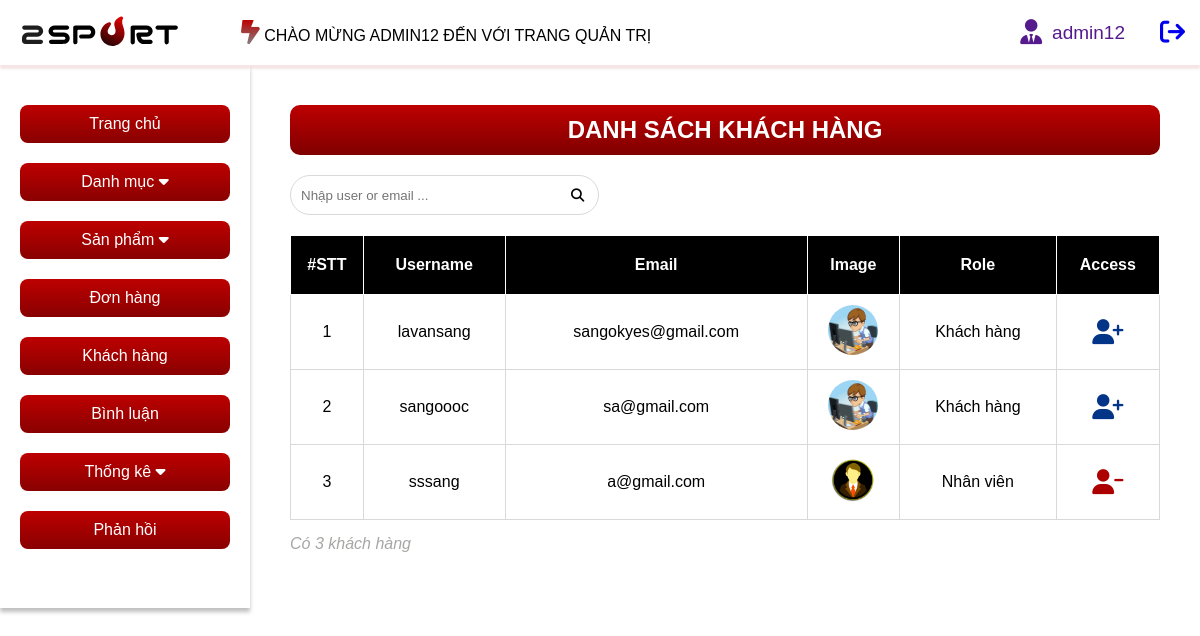
The page /admin/index.php?act=khachhang (signed in) on the database as committed earlier.
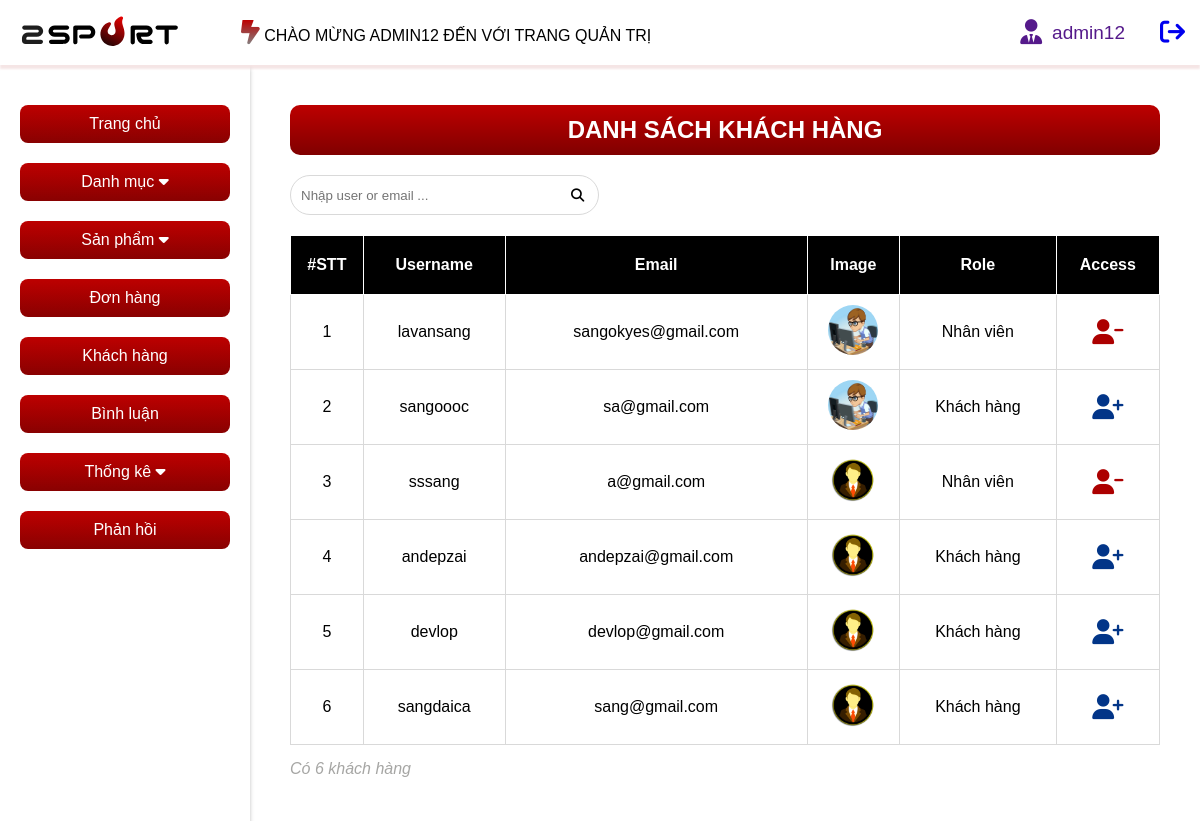
The same page on the database as committed later.
### tables this page shows
CREATE TABLE `account` (
  `id` int(11) NOT NULL,
  `username` varchar(50) NOT NULL,
  `password` varchar(50) NOT NULL,
  `email` varchar(255) NOT NULL,
  `img` varchar(255) NOT NULL DEFAULT 'anh-user.webp',
  `role` int(1) NOT NULL DEFAULT 0
);

### model/pdo.php (called while the page is built, shortened)
<?php
function pdo_get_connection(){
    $servername = "localhost";
    $username = "root";
    $password = "";
    try {
        $conn = new PDO("mysql:host=$servername;dbname=duan1", $username, $password);
        $conn->setAttribute(PDO::ATTR_ERRMODE, PDO::ERRMODE_EXCEPTION);
        return $conn;
    } catch(PDOException $e) {
        echo "Connection failed: " . $e->getMessage();
    }
}
function pdo_query($sql){
    $sql_args=array_slice(func_get_args(),1);
    try{
        $conn=pdo_get_connection();
        $stmt=$conn->prepare($sql);
        $stmt->execute($sql_args);
        $rows=$stmt->fetchAll();
        return $rows;
    }
    catch(PDOException $e){
        throw $e;
    }
    finally{
        unset($conn);
    }
}
?>

### model/taikhoan.php (called while the page is built, shortened)
<?php
    function list_kh(){
        $sql ="SELECT * FROM account where role = 1 or role = 0";
        $dskh=pdo_query($sql);
        return $dskh;
    }
?>

### admin/khachhang/list.php (the view)
<?php
    if (isset($_SESSION['login'])) {
        if ($_SESSION['login']['role']=='2') {
?>
<main class="container">
        <?php include "boxleft.php" ?>
        <article>
            <div class="tilte-ds">
                <h2>DANH SÁCH KHÁCH HÀNG</h2>
            </div>
            <form class="form-search" action="" method="post">
                <div class="search-wp">
                    <input class="input-search" type="search" name="keyword" required placeholder="Nhập user or email ...">
                    <button type="submit" name="searchkh" class="btn-search"><i class="fa fa-search"></i></button>
                </div>
            </form>
            <table>
                <thead>
                    <tr>
                        <th>#STT</th>
                        <th>Username</th>
                        <th>Email</th>
                        <th>Image</th>
                        <th>Role</th>
                        <th>Access</th>
                    </tr>
                </thead>
                <tbody>
                <?php
                    $i = 0;
                    $stt=1;
                    foreach ($dskh as $kh) {
                        extract($kh);
                        echo'
                            <tr>
                                <td>'.$stt++.'</td>
                                <td>'.$username.'</td>
                                <td>'.$email.'</td>
                                <td><img src="../assets/img/'.$img.'" alt="anh-user"></td>
                                <td>
                                    '. ($role == 1 ? 'Nhân viên' : 'Khách hàng') .'
                                </td>
                                <td>'. ($role == 0 ? '<a href="index.php?act=phanquyen&id='.$id.'" style="padding:10px; display:block;"><i class="fa-solid fa-user-plus" style="color: #023588;"></i></a>' : '<a href="index.php?act=goquyen&id='.$id.'" style="padding:10px; display:block;"><i class="fa-solid fa-user-minus" style="color: #ac0000;"></i></a>') .'</td>
                            </tr>
                        ';
                        $i++;
                    }
                    echo'<caption style="caption-side:bottom;text-align:left; color: #A6A6A4; font-style:italic; padding:15px 0px;">Có '.$i.' khách hàng</caption>';
                ?>
                </tbody>
            </table>
        </article>
</main>
<?php }
    else {
        header('Location: ../index.php');
    }
}
?>

Rows that differ between the two databases and show on the page:
changed account "lavansang": role "Khách hàng" → "Nhân viên"
added account: username "andepzai", email "andepzai@gmail.com", img (picture), role "Khách hàng"
added account: username "devlop", email "devlop@gmail.com", img (picture), role "Khách hàng"
added account: username "sangdaica", email "sang@gmail.com", img (picture), role "Khách hàng"
Other text that changed with them:
$i: "3" → "6"
